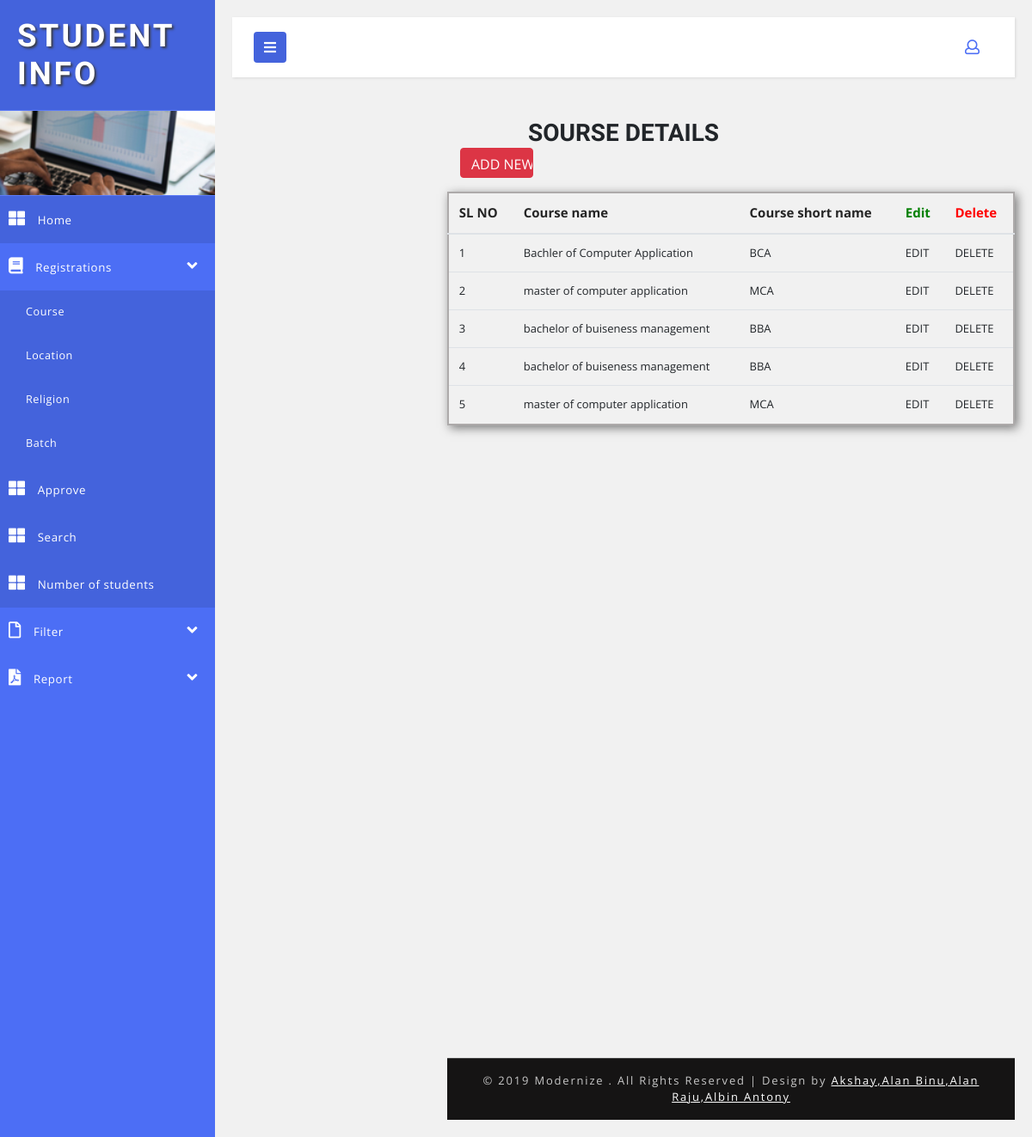
/manager/course.php, run on the app's committed database.
### tables this page shows
CREATE TABLE IF NOT EXISTS `tbl_course` (
  `course_id` int(11) NOT NULL AUTO_INCREMENT,
  `course_name` varchar(40) NOT NULL,
  `short_name` varchar(20) NOT NULL,
  PRIMARY KEY (`course_id`)
);

### manager/course.php (the view, shortened to what this page needs)
<?php
include("header.php");
include("config.php");
?>
<form action="course_add.php" method="post">
                <center><h3 style="text-align: center">SOURSE DETAILS</h3></center>
                		<div class="form-horizontal" style="margin-left:250px;">
                        	 <div class="form-group">
                        			<div class="col-sm-10">
                           				<input type="submit" name ="btnaddnew" value="ADD NEW" class="btn btn-danger" style="width:85px; height:35px;">
                        				</div>
                    </div>
                             <table class="table table-hover" style="border: 2px solid #adaaaa; box-shadow: 3px 3px 11px #777777">
                        <thead>
                            <tr>
                                <th scope="col">SL NO</th>
                                <th scope="col">Course name</th>
                                <th scope="col">Course short name</th>
		<th scope="col" style="color: green">Edit</th>
                                <th scope="col" style="color: red">Delete</th>
                            </tr>
                        </thead>
                        <?php
						$slno=1;
							$result=mysqli_query($con,"SELECT * FROM tbl_course ");
							while($row=mysqli_fetch_array($result))
							{
								echo  "<tr>";
 								echo "<td>" .$slno++."</td>";
								echo "<td>" .$row['course_name']."</td>";
								echo "<td>" .$row['short_name']."</td>";
								echo "<td><a href='course_edit.php?course_id=".$row['course_id']."' class='glyphicon glyphicon-edit'>EDIT</a> </td>";
								echo "<td><a href='course_delete.php?course_id=".$row ['course_id']."' class='glyphicon glyphicon-trash'>DELETE</a> </td>";
								echo "</tr>";
							}
						?>
                    </table>
   </form>
<?php
include("footer.php");
?>

### manager/header.php (shortened to what this page needs)
<!DOCTYPE html>
<html lang="en">
<head>
    <link href="css/bootstrap.css" rel="stylesheet" type="text/css" media="all" />
    <link rel="stylesheet" href="css/bar.css">
    <link rel="stylesheet" type="text/css" href="css/pignose.calender.css" />
    <link href="css/style.css" rel="stylesheet" type="text/css" media="all" />
    <link rel="stylesheet" href="css/style4.css">
    <link href="css/fontawesome-all.css" rel="stylesheet">
</head>
<body>
    <div class="wrapper">
        <nav id="sidebar">
            <div class="sidebar-header">
                <h1>
                    <a href="index.php">STUDENT INFO</a>
                </h1>
            </div>
            <div class="profile-bg"></div>
            <ul class="list-unstyled components">
                <li class="active">
                    <a href="index.php">
                        <i class="fas fa-th-large"></i>
                        Home
                    </a>
                </li>
                <li>
                    <a href="#homeSubmenu" data-toggle="collapse" aria-expanded="false">
                        <i class="fa fa-book"></i>
                        Registrations
                        <i class="fas fa-angle-down fa-pull-right"></i>
                    </a>
                    <ul class="nav-menu" id="homeSubmenu">
                        <li>
                            <a href="course.php">Course</a>
                        </li>
                        <li>
                            <a href="location.php">Location</a>
                        </li>
                        <li>
                            <a href="religion.php">Religion</a>
                        </li>
                        <li>
                            <a href="batch_name.php">Batch</a>
                        </li>
                    </ul>
                </li>
                <li class="active">
                    <a href="approve.php">
                        <i class="fas fa-th-large"></i>
                        Approve
                    </a>
                </li>
                <li class="active">
                    <a href="Student_fiter_id.php">
                        <i class="fas fa-th-large"></i>
                        Search
                    </a>
                </li>
                  <li class="active">
                    <a href="total_students.php">
                        <i class="fas fa-th-large"></i>
                        Number of students
                    </a>
                </li>
                <li>
                    <a href="#pageSubmenu1" data-toggle="collapse" aria-expanded="false">
                        <i class="far fa-file"></i>
                        Filter
                        <i class="fas fa-angle-down fa-pull-right"></i>
                    </a>
                </li>
                                <li>
                    <a href="#pageSubmenu3" data-toggle="collapse" aria-expanded="false">
                        <i class="fas fa-file-pdf"></i>
                        Report
                        <i class="fas fa-angle-down fa-pull-right"></i>
                    </a>
                </li>
            </ul>
        </nav>
        <div id="content">
            <nav class="navbar navbar-default mb-xl-5 mb-4">
                <div class="container-fluid">
                    <div class="navbar-header">
                        <button type="button" id="sidebarCollapse" class="btn btn-info navbar-btn">
                            <i class="fas fa-bars"></i>
                        </button>
                    </div>
                    <ul class="top-icons-agileits-w3layouts float-right">
                        <li class="nav-item dropdown">
                            <a class="nav-link dropdown-toggle" href="#" id="navbarDropdown2" role="button" data-toggle="dropdown" aria-haspopup="true"
                                aria-expanded="false">
                                <i class="far fa-user"></i>
                            </a>
                        </li>
                    </ul>
                </div>
            </nav>

### manager/footer.php (shortened to what this page needs)
    <div>
           <br><br><br><br><br><br><br>
           <br><br><br><br><br><br><br>
           <br><br><br><br><br><br><br>
           <br><br><br><br><br><br><br>
    </div>
    <link href="css/simplyCountdown.css" rel='stylesheet' type='text/css' />
        <div class="copyright-w3layouts py-xl-3 py-2 mt-xl-5 mt-4 text-center">
                <p>© 2019 Modernize . All Rights Reserved | Design by
                    <a href="#"> Akshay,Alan Binu,Alan Raju,Albin Antony </a>
                </p>
            </div>
</body>
</html>

### manager/css/style.css (style rules this page uses)
html, body { margin: 0; font-size: 100%; font-family: 'Open Sans', sans-serif; background: #fff; }
body a { text-decoration: none; transition: 0.5s all; -webkit-transition: 0.5s all; -moz-transition: 0.5s all; -o-transition: 0.5s all; -ms-transition: 0.5s all; }
h1, h2, h3, h4, h5, h6 { margin: 0; font-family: 'Poiret One', cursive; font-weight: 700; }
p { margin: 0; }
ul { margin: 0; padding: 0; }
ul li { list-style: none; }
.profile-bg { border: 1px solid #5d7cf7; border-left: none; border-right: none; background: url(../images/menu1.jpg)no-repeat 0px 0px; -webkit-background-size: cover; -moz-background-size: cover; -o-background-size: cover; -ms-background-size: cover; background-size: cover; min-height: 100px; }
.top-icons-agileits-w3layouts .dropdown-toggle::after { display: none; }
.top-icons-agileits-w3layouts li { list-style: none; display: inline-block; }
ul.top-icons-agileits-w3layouts a.nav-link i { display: inline-block; font-size: 17px; color: #4c6ef5; }
.dropdown { display: none; padding: 0; list-style: none; }
.copyright-w3layouts p { color: #c7c7c7; font-size: 13px; letter-spacing: 1.8px; text-align: center; font-weight: 400; }
.copyright-w3layouts p a { color: #fff; text-decoration: underline; }
.copyright-w3layouts { background: #151414; border-top: 1px solid #464646; }
ul.list-unstyled li { font-size: 14px; letter-spacing: 1px; color: #7d7d7d; }
.table th, .table td { padding: 0.74rem; vertical-align: top; border-top: 1px solid #dee2e6; font-size: 13px; }
.table th { color: #252525; font-size: 15px; }

### manager/css/style4.css (style rules this page uses)
body { font-family: 'Open Sans', sans-serif; background: #f1f1f1; }
p { font-family: 'Open Sans', sans-serif; }
a, a:hover, a:focus { color: inherit; text-decoration: none; transition: all 0.3s; }
.navbar { padding: 15px 10px; background: #fff; border: none; border-radius: 0; box-shadow: 1px 1px 3px rgba(0, 0, 0, 0.1); }
.navbar-btn { box-shadow: none; outline: none !important; border: none; background: #4463dc; }
i, span { display: inline-block; }
.wrapper { display: flex; align-items: stretch; }
#sidebar { min-width: 250px; max-width: 250px; background: #4c6ef5; color: #fff; transition: all 0.3s; }
.sidebar-header h1 { font-size: 2.3em; letter-spacing: 3px; color: #fff; text-shadow: 2px 2px 3px #39393a; }
#sidebar ul li a { text-align: left; }
#sidebar .sidebar-header { padding: 20px; background: #4463dc; }
#sidebar ul li a { padding: 16px 10px; font-size: .95em; letter-spacing: 0.6px; display: block; color: #fff; font-weight: 400; }
#sidebar ul li a i { margin-right: 10px; font-size: 19px; }
#sidebar ul li.active>a, #sidebar a[aria-expanded="true"] { color: #fff; background: #4463dc; }
ul ul a { font-size: 0.9em !important; padding-left: 30px !important; background: #4463dc; }
#content { padding: 20px; min-height: 100vh; transition: all 0.3s; overflow: hidden; width: 100%; }

### data on the page
tbl_course: course_name "Bachler of Computer Application", short_name "BCA"
tbl_course: course_name "master of computer application", short_name "MCA"
tbl_course: course_name "bachelor of buiseness management", short_name "BBA"
tbl_course: course_name "bachelor of buiseness management", short_name "BBA"
tbl_course: course_name "master of computer application", short_name "MCA"
